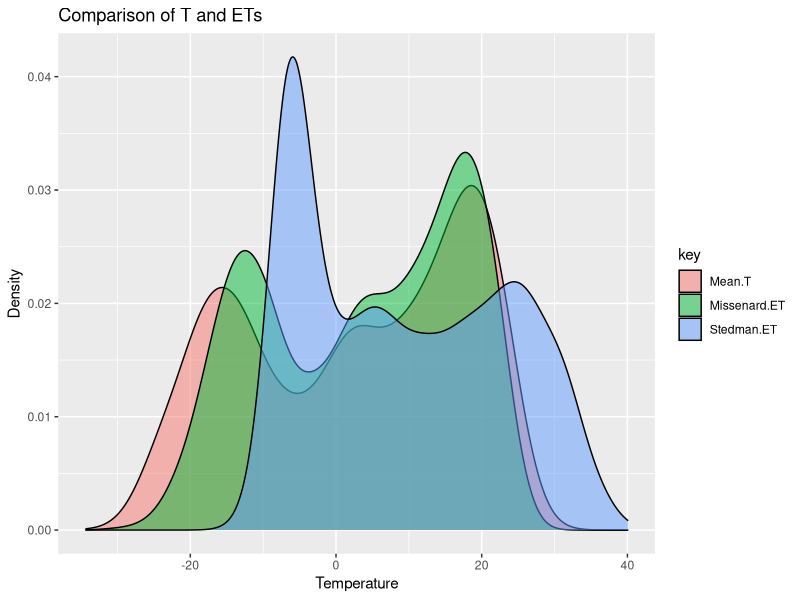

Source code (R):
## ---- chunk 1
knitr::opts_chunk$set(echo = TRUE)
default.par = par()

home.dir = "~/rproj/khb-mortality-analysis/data"
setwd(home.dir)
knitr::opts_knit$set(root.dir=home.dir)
## ---- chunk 2
library(dplyr)
library(magrittr)
library(ggplot2)
library(tidyr)
library(xts)
## ---- chunk 3
mort = 
  read.table("SSC_Mo.txt", sep='\t', header=T, dec=',') %>%
  filter(complete.cases(.)) %>%
  select(date=Date.1, mortality=Mo.W.M) %>%
  mutate(date=as.Date(date, format="%d.%m.%Y"))

mort.date = range(mort$date)

temp = 
  read.table("Khb_Temp_Daily.txt", sep=';', header=F, dec=',') %>% 
  filter(complete.cases(.)) %>%
  mutate(date=as.Date(ISOdate(V2, V3, V4))) %>%
  select(date, t.min=V6, t.mean=V8, t.max=V10) %>% 
  filter(date >= mort.date[1] & date <= mort.date[2])

press = read.table('Khb_press_dew_wind.txt', sep='\t', header=T, dec='.')
press = press %>% 
  mutate(date=as.Date(ISOdate(Year, Month, Day)),
         wind.speed=sqrt(uw * uw + vw * vw)) %>%
  select(date, pressure=P0, dew.point=Td, temp=Ta, wind.speed) %>% 
  group_by(date) %>%
  summarise(pressure.ampl=max(pressure, na.rm=T)-min(pressure, na.rm=T),
            pressure=mean(pressure, na.rm=T),
            dew.point.ampl=max(dew.point, na.rm=T)-min(dew.point, na.rm=T),
            dew.point=mean(dew.point, na.rm=T),
            wind.speed.max=max(wind.speed, na.rm=T),
            wind.speed.min=min(wind.speed, na.rm=T),
            wind.speed.ampl=wind.speed.max-wind.speed.min,
            wind.speed=mean(wind.speed, na.rm=T),
            t.min=min(temp, na.rm=T), 
            t.max=max(temp, na.rm=T),
            t.mean=round(mean(temp, na.rm=T), digits=3))

temp2 = press %>%
  select(date, t.min, t.mean, t.max) %>%
  filter(date > max(temp$date) & date <= mort.date[2])

temp = rbind(temp, temp2)

press = press %>%
  select(-c(t.min, t.mean, t.max))

temp = merge(temp, press, by='date')
merged = merge(mort, temp, by='date')
## ---- chunk 4
wd = weekdays(merged$date, abbreviate=T)
wd = factor(wd, levels=c("Mon", "Tue", "Wed", "Thu", "Fri", "Sat", "Sun"))
levels(wd) = 1:7

holidays = read.table("publicholidays-russia.txt") %>% 
  select(date=V1) %>% 
  mutate(date=as.Date(date, format="%d-%m-%Y"))

merged$is.holiday = merged$date %in% holidays$date
merged$date.dof = wd
merged$is.workday = wd %in% 1:5
## ---- chunk 5
merged$RH = exp(17.625 * merged$dew.point / (243.04 + merged$dew.point)) /
            exp(17.625 * merged$t.mean / (243.04 + merged$t.mean))

merged$ET_S = 2.719 + 0.994 * merged$t.mean + 0.016 * merged$dew.point ** 2
merged$ET_M = merged$t.mean - 0.4 * (merged$t.mean - 10) * (1 - merged$RH)

temp_comp = merged %>% 
  select(Stedman.ET=ET_S, Missenard.ET=ET_M, Mean.T=t.mean) %>%
  gather(key='key', value='temp')

ggplot(data=temp_comp, aes(x=temp, fill=key)) + 
  geom_density(alpha=0.5) +
  labs(x='Temperature', y='Density') + 
  ggtitle("Comparison of T and ETs")
  
# cut(tmp$ET_S, breaks=c(-Inf, 18, 23, 28, Inf))s
